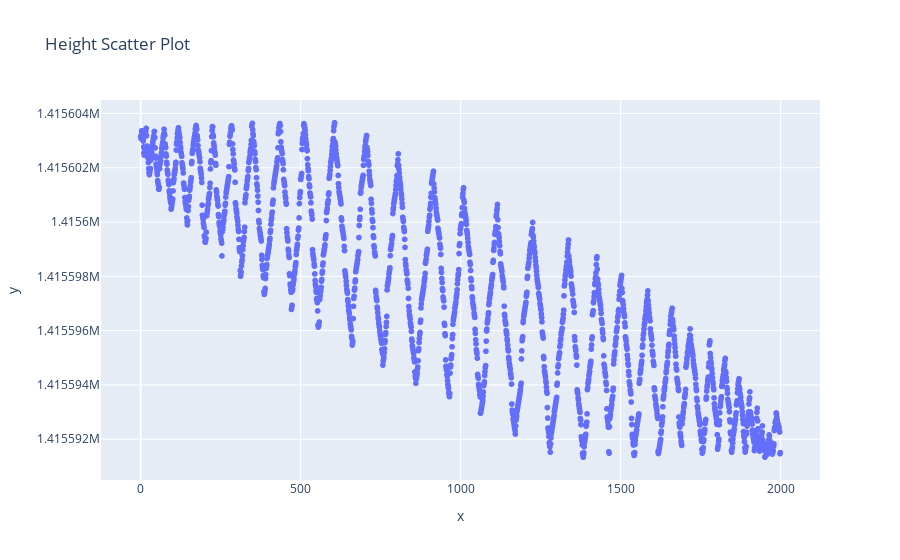

Here is the notebook cell this chart was saved with:
### Code cell
fig = px.scatter(x=x, y=z,title= "Height Scatter Plot")
#fig.title("Height Scatter Plot")
fig.show()

### Figure 1 — Plotly figure (JSON) as saved in the notebook; plotly's stock layout.template omitted (floating-point values rounded to 4 significant figures; data arrays with more than 128 entries replaced by an {"elided": "..."} marker saying what was removed)
{"data": [{"hovertemplate": "x=%{x}<br>y=%{y}<extra></extra>", "legendgroup": "", "marker": {"color": "#636efa", "symbol": "circle"}, "mode": "markers", "name": "", "showlegend": false, "type": "scattergl", "x": {"elided": "2000 int values"}, "xaxis": "x", "y": {"elided": "2000 float values"}, "yaxis": "y"}], "layout": {"autosize": true, "legend": {"tracegroupgap": 0}, "title": {"text": "Height Scatter Plot"}, "xaxis": {"anchor": "y", "autorange": true, "domain": [0, 1], "range": [-123.9, 2123.0], "title": {"text": "x"}, "type": "linear"}, "yaxis": {"anchor": "x", "autorange": true, "domain": [0, 1], "range": [1416000.0, 1416000.0], "title": {"text": "y"}, "type": "linear"}}}
